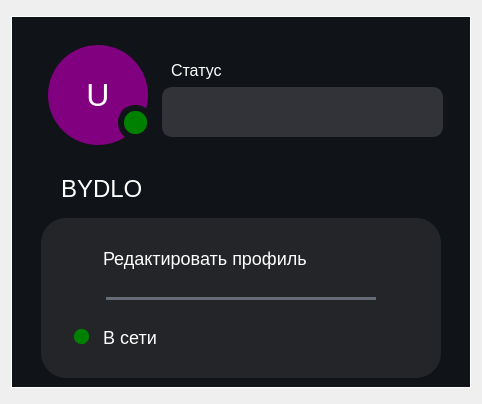
<?xml version="1.0" encoding="UTF-8"?>
<ui version="4.0">
 <class>UsersMiniProfile</class>
 <widget class="QDialog" name="UsersMiniProfile">
  <property name="geometry">
   <rect>
    <x>0</x>
    <y>0</y>
    <width>482</width>
    <height>404</height>
   </rect>
  </property>
  <property name="windowTitle">
   <string>Dialog</string>
  </property>
  <layout class="QVBoxLayout" name="verticalLayout">
   <item>
    <widget class="QFrame" name="WrapperForProfile">
     <property name="sizePolicy">
      <sizepolicy hsizetype="Fixed" vsizetype="Fixed">
       <horstretch>0</horstretch>
       <verstretch>0</verstretch>
      </sizepolicy>
     </property>
     <property name="minimumSize">
      <size>
       <width>460</width>
       <height>0</height>
      </size>
     </property>
     <property name="styleSheet">
      <string notr="true">QFrame {
background-color:rgba(16,19,23,255);
border:1px solid white;
}</string>
     </property>
     <layout class="QVBoxLayout" name="verticalLayout_2">
      <item alignment="Qt::AlignTop">
       <widget class="QFrame" name="LogoStatusNickname">
        <property name="sizePolicy">
         <sizepolicy hsizetype="Preferred" vsizetype="Fixed">
          <horstretch>0</horstretch>
          <verstretch>0</verstretch>
         </sizepolicy>
        </property>
        <property name="styleSheet">
         <string notr="true">border:none;</string>
        </property>
        <layout class="QVBoxLayout" name="verticalLayout_4">
         <property name="spacing">
          <number>20</number>
         </property>
         <item>
          <widget class="QFrame" name="horizontalFrame">
           <property name="sizePolicy">
            <sizepolicy hsizetype="Expanding" vsizetype="Preferred">
             <horstretch>0</horstretch>
             <verstretch>0</verstretch>
            </sizepolicy>
           </property>
           <property name="styleSheet">
            <string notr="true">border:none;
margin:0px;
padding:0px;</string>
           </property>
           <layout class="QHBoxLayout" name="horizontalLayout">
            <property name="leftMargin">
             <number>0</number>
            </property>
            <property name="topMargin">
             <number>0</number>
            </property>
            <property name="rightMargin">
             <number>0</number>
            </property>
            <property name="bottomMargin">
             <number>0</number>
            </property>
            <item>
             <widget class="QWidget" name="widget" native="true">
              <property name="minimumSize">
               <size>
                <width>0</width>
                <height>120</height>
               </size>
              </property>
              <property name="maximumSize">
               <size>
                <width>110</width>
                <height>120</height>
               </size>
              </property>
              <widget class="QPushButton" name="logo">
               <property name="geometry">
                <rect>
                 <x>10</x>
                 <y>10</y>
                 <width>100</width>
                 <height>100</height>
                </rect>
               </property>
               <property name="sizePolicy">
                <sizepolicy hsizetype="Fixed" vsizetype="Fixed">
                 <horstretch>0</horstretch>
                 <verstretch>0</verstretch>
                </sizepolicy>
               </property>
               <property name="minimumSize">
                <size>
                 <width>100</width>
                 <height>100</height>
                </size>
               </property>
               <property name="maximumSize">
                <size>
                 <width>80</width>
                 <height>80</height>
                </size>
               </property>
               <property name="styleSheet">
                <string notr="true">background-color:purple;
width:50px;
height:50px;
border-radius:50%;
color:White;
font-size:32px;
</string>
               </property>
               <property name="text">
                <string>U</string>
               </property>
              </widget>
              <widget class="QPushButton" name="pushButton">
               <property name="geometry">
                <rect>
                 <x>80</x>
                 <y>70</y>
                 <width>35</width>
                 <height>35</height>
                </rect>
               </property>
               <property name="sizePolicy">
                <sizepolicy hsizetype="Fixed" vsizetype="Fixed">
                 <horstretch>0</horstretch>
                 <verstretch>0</verstretch>
                </sizepolicy>
               </property>
               <property name="minimumSize">
                <size>
                 <width>35</width>
                 <height>35</height>
                </size>
               </property>
               <property name="maximumSize">
                <size>
                 <width>25</width>
                 <height>25</height>
                </size>
               </property>
               <property name="styleSheet">
                <string notr="true">background-color:green;
border-radius:17%;
color:White;
border:6px solid rgba(16,19,23,255);

</string>
               </property>
               <property name="text">
                <string/>
               </property>
              </widget>
             </widget>
            </item>
            <item>
             <widget class="QFrame" name="verticalFrame">
              <property name="sizePolicy">
               <sizepolicy hsizetype="Fixed" vsizetype="Fixed">
                <horstretch>0</horstretch>
                <verstretch>0</verstretch>
               </sizepolicy>
              </property>
              <property name="styleSheet">
               <string notr="true">border:none;</string>
              </property>
              <layout class="QVBoxLayout" name="verticalLayout_3">
               <property name="spacing">
                <number>7</number>
               </property>
               <property name="leftMargin">
                <number>0</number>
               </property>
               <property name="rightMargin">
                <number>0</number>
               </property>
               <property name="bottomMargin">
                <number>0</number>
               </property>
               <item>
                <widget class="QLabel" name="label">
                 <property name="sizePolicy">
                  <sizepolicy hsizetype="Fixed" vsizetype="Fixed">
                   <horstretch>0</horstretch>
                   <verstretch>0</verstretch>
                  </sizepolicy>
                 </property>
                 <property name="styleSheet">
                  <string notr="true">color:white;
border:none;
font-size:16px;
margin-left:5px;</string>
                 </property>
                 <property name="text">
                  <string>Статус</string>
                 </property>
                </widget>
               </item>
               <item>
                <widget class="QLineEdit" name="Status_input">
                 <property name="sizePolicy">
                  <sizepolicy hsizetype="Fixed" vsizetype="Fixed">
                   <horstretch>0</horstretch>
                   <verstretch>0</verstretch>
                  </sizepolicy>
                 </property>
                 <property name="minimumSize">
                  <size>
                   <width>0</width>
                   <height>50</height>
                  </size>
                 </property>
                 <property name="styleSheet">
                  <string notr="true">QLineEdit {
 width:250px;
height:30px;
border: 2px solid #323338;
border-radius: 10px;
background-repeat: no-repeat;
background-position: left;
background-color:#323338;
font-size:16px;
color:#808994;
text-align:left;
padding-left:27px;
}

QLineEdit:hover {
background-color:#656c76;
color:black;
}</string>
                 </property>
                </widget>
               </item>
              </layout>
             </widget>
            </item>
           </layout>
          </widget>
         </item>
         <item>
          <widget class="QLabel" name="NickName">
           <property name="sizePolicy">
            <sizepolicy hsizetype="Fixed" vsizetype="Fixed">
             <horstretch>0</horstretch>
             <verstretch>0</verstretch>
            </sizepolicy>
           </property>
           <property name="styleSheet">
            <string notr="true">font-size:24px;
color:white;
border:none;
margin-left:25px;</string>
           </property>
           <property name="text">
            <string>BYDLO</string>
           </property>
           <property name="wordWrap">
            <bool>true</bool>
           </property>
          </widget>
         </item>
        </layout>
       </widget>
      </item>
      <item alignment="Qt::AlignHCenter|Qt::AlignTop">
       <widget class="QFrame" name="SettingsAndActivity">
        <property name="minimumSize">
         <size>
          <width>400</width>
          <height>160</height>
         </size>
        </property>
        <property name="maximumSize">
         <size>
          <width>400</width>
          <height>150</height>
         </size>
        </property>
        <property name="styleSheet">
         <string notr="true">border:none;
background-color:#232528;
border-radius:25%;</string>
        </property>
        <layout class="QVBoxLayout">
         <item alignment="Qt::AlignHCenter|Qt::AlignVCenter">
          <widget class="QPushButton" name="OpenSettings">
           <property name="sizePolicy">
            <sizepolicy hsizetype="Preferred" vsizetype="Preferred">
             <horstretch>0</horstretch>
             <verstretch>0</verstretch>
            </sizepolicy>
           </property>
           <property name="minimumSize">
            <size>
             <width>340</width>
             <height>57</height>
            </size>
           </property>
           <property name="cursor">
            <cursorShape>PointingHandCursor</cursorShape>
           </property>
           <property name="styleSheet">
            <string notr="true">QPushButton {
    border: none;
	padding-left:32px;
	font-size:18px;
    color: #FFFFFF; /* Белый текст */
 	background-image:url(:/icons/icon/edit_30dp_FFFFFF_FILL0_wght400_GRAD0_opsz24.svg);
	background-repeat:no-repeat;
	background-position: left;
	border-radius:0;
	text-align:left;
}
QPushButton:hover {
 background-color:rgba(229, 229, 229, 50);
 border-radius:28%;
}
</string>
           </property>
           <property name="text">
            <string>Редактировать профиль</string>
           </property>
          </widget>
         </item>
         <item alignment="Qt::AlignHCenter">
          <widget class="Line" name="line">
           <property name="sizePolicy">
            <sizepolicy hsizetype="Fixed" vsizetype="Fixed">
             <horstretch>0</horstretch>
             <verstretch>0</verstretch>
            </sizepolicy>
           </property>
           <property name="minimumSize">
            <size>
             <width>270</width>
             <height>0</height>
            </size>
           </property>
           <property name="styleSheet">
            <string notr="true">background-color:#656c76;</string>
           </property>
           <property name="frameShadow">
            <enum>QFrame::Raised</enum>
           </property>
           <property name="lineWidth">
            <number>1</number>
           </property>
           <property name="orientation">
            <enum>Qt::Horizontal</enum>
           </property>
          </widget>
         </item>
         <item alignment="Qt::AlignHCenter|Qt::AlignVCenter">
          <widget class="QFrame" name="Activity">
           <property name="sizePolicy">
            <sizepolicy hsizetype="Preferred" vsizetype="Fixed">
             <horstretch>0</horstretch>
             <verstretch>0</verstretch>
            </sizepolicy>
           </property>
           <property name="minimumSize">
            <size>
             <width>0</width>
             <height>52</height>
            </size>
           </property>
           <property name="maximumSize">
            <size>
             <width>16777215</width>
             <height>52</height>
            </size>
           </property>
           <property name="styleSheet">
            <string notr="true">QFrame:hover {
 background-color:rgba(229, 229, 229, 50);
}
</string>
           </property>
           <layout class="QHBoxLayout" name="horizontalLayout_2">
            <item alignment="Qt::AlignHCenter|Qt::AlignVCenter">
             <widget class="QPushButton" name="ActivityIndicator">
              <property name="sizePolicy">
               <sizepolicy hsizetype="Fixed" vsizetype="Fixed">
                <horstretch>0</horstretch>
                <verstretch>0</verstretch>
               </sizepolicy>
              </property>
              <property name="minimumSize">
               <size>
                <width>15</width>
                <height>15</height>
               </size>
              </property>
              <property name="maximumSize">
               <size>
                <width>15</width>
                <height>15</height>
               </size>
              </property>
              <property name="styleSheet">
               <string notr="true">background-color:green;
border-radius:7%;
color:White;

</string>
              </property>
              <property name="text">
               <string/>
              </property>
             </widget>
            </item>
            <item alignment="Qt::AlignVCenter">
             <widget class="QPushButton" name="ChangeActivity">
              <property name="sizePolicy">
               <sizepolicy hsizetype="MinimumExpanding" vsizetype="Fixed">
                <horstretch>0</horstretch>
                <verstretch>0</verstretch>
               </sizepolicy>
              </property>
              <property name="cursor">
               <cursorShape>PointingHandCursor</cursorShape>
              </property>
              <property name="styleSheet">
               <string notr="true">QPushButton {
	padding:8px;
    border: none;
	font-size:18px;
    color: #FFFFFF; /* Белый текст */
	background-image:url(:/icons/icon/chevron_right_30dp_FFFFFF_FILL0_wght400_GRAD0_opsz24.svg);
	background-repeat:no-repeat;	
	background-position:right;
	padding-right:250px;
background-color:none;
}
</string>
              </property>
              <property name="text">
               <string>В сети</string>
              </property>
             </widget>
            </item>
           </layout>
          </widget>
         </item>
        </layout>
       </widget>
      </item>
     </layout>
    </widget>
   </item>
  </layout>
 </widget>
 <resources>
  <include location="../res-rec.qrc"/>
 </resources>
 <connections/>
</ui>
